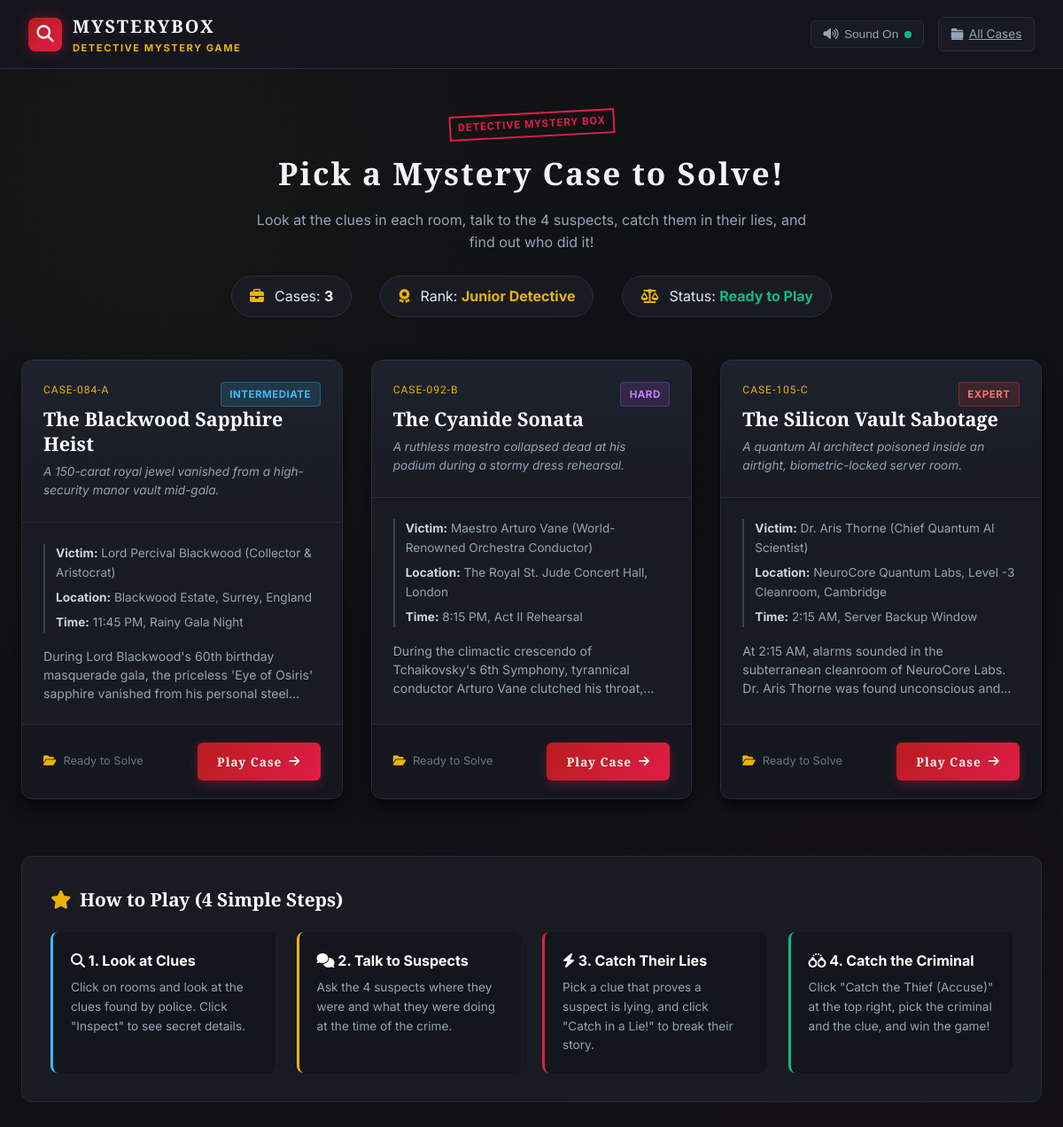
Before: / with the older database file.
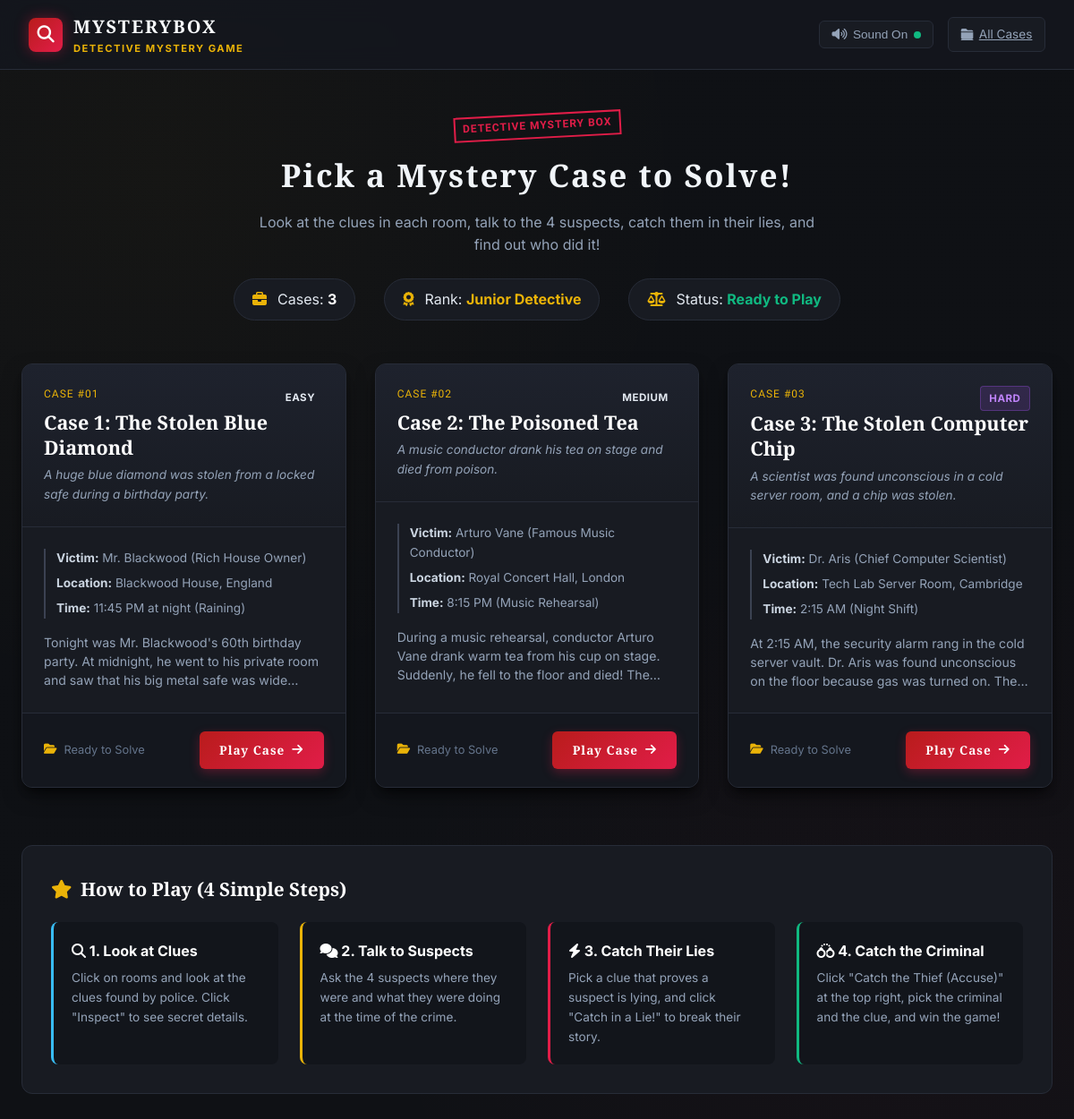
After: the same page with the newer database file.
### tables this page shows
CREATE TABLE cases (
        id TEXT PRIMARY KEY,
        title TEXT NOT NULL,
        tagline TEXT NOT NULL,
        difficulty TEXT NOT NULL,
        case_number TEXT NOT NULL,
        location TEXT NOT NULL,
        incident_time TEXT NOT NULL,
        victim TEXT NOT NULL,
        victim_role TEXT NOT NULL,
        briefing TEXT NOT NULL,
        incident_summary TEXT NOT NULL,
        icon TEXT NOT NULL,
        badge_color TEXT NOT NULL
    );

### app.py (the view)
@app.route("/")
def index():
    conn = get_db_connection()
    cases = conn.execute("SELECT * FROM cases").fetchall()
    conn.close()
    return render_template("index.html", cases=cases)

### database.py (called while the page is built)
def get_db_connection():
    conn = sqlite3.connect(DB_PATH)
    conn.row_factory = sqlite3.Row
    return conn

### templates/index.html (shortened to what the changed rows need)
{% extends "base.html" %}
{% block content %}
<div class="hero-hub">
    <h2>Pick a Mystery Case to Solve!</h2>
</div>
<div class="cases-container">
    {% for case in cases %}
    <div class="case-card">
        <div class="case-card-header">
            <div style="display:flex; justify-content:space-between; align-items:center;">
                <span class="case-num-pill">{{ case['case_number'] }}</span>
                <span class="badge-tag {{ case['difficulty']|lower }}">{{ case['difficulty'] }}</span>
            </div>
            <h3 class="case-card-title">{{ case['title'] }}</h3>
            <div class="case-card-tagline">{{ case['tagline'] }}</div>
        </div>
        <div class="case-card-body">
            <div class="case-metadata-row">
                <div><strong>Victim:</strong> {{ case['victim'] }} ({{ case['victim_role'] }})</div>
                <div><strong>Location:</strong> {{ case['location'] }}</div>
                <div><strong>Time:</strong> {{ case['incident_time'] }}</div>
            </div>
            <div class="case-card-briefing">
                {{ case['briefing'] }}
            </div>
        </div>
        <div class="case-card-footer">
            <div style="display:flex; align-items:center; gap:0.5rem; font-size:0.8rem; color:var(--text-dim);">
                <i class="fa-solid fa-folder-open" style="color:var(--accent-gold);"></i>
                <span>Ready to Solve</span>
            </div>
            <a href="{{ url_for('case_view', case_id=case['id']) }}" class="btn-open-dossier">
                <span>Play Case</span>
                <i class="fa-solid fa-arrow-right"></i>
            </a>
        </div>
    </div>
    {% endfor %}
</div>
{% endblock %}

Changed rows visible on the page:
changed cases: case_number "CASE-084-A" → "CASE #01"; difficulty "INTERMEDIATE" → "EASY"; title "The Blackwood Sapphire Heist" → "Case 1: The Stolen Blue Diamond"; tagline "A 150-carat royal jewel vanished from a high-security manor vault mid-gala." → "A huge blue diamond was stolen from a locked safe during a birthday party."; victim "Lord Percival Blackwood" → "Mr. Blackwood"; victim_role "Collector & Aristocrat" → "Rich House Owner"; location "Blackwood Estate, Surrey, England" → "Blackwood House, England"; incident_time "11:45 PM, Rainy Gala Night" → "11:45 PM at night (Raining)"; briefing "During Lord Blackwood's 60th birthday masquerade gala, the priceless 'Eye of Osiris' sapphire vanished from his personal…" → "Tonight was Mr. Blackwood's 60th birthday party. At midnight, he went to his private room and saw that his big metal safe was…"
changed cases: case_number "CASE-092-B" → "CASE #02"; difficulty "HARD" → "MEDIUM"; title "The Cyanide Sonata" → "Case 2: The Poisoned Tea"; tagline "A ruthless maestro collapsed dead at his podium during a stormy dress rehearsal." → "A music conductor drank his tea on stage and died from poison."; victim "Maestro Arturo Vane" → "Arturo Vane"; victim_role "World-Renowned Orchestra Conductor" → "Famous Music Conductor"; location "The Royal St. Jude Concert Hall, London" → "Royal Concert Hall, London"; incident_time "8:15 PM, Act II Rehearsal" → "8:15 PM (Music Rehearsal)"; briefing "During the climactic crescendo of Tchaikovsky's 6th Symphony, tyrannical conductor Arturo Vane clutched his…" → "During a music rehearsal, conductor Arturo Vane drank warm tea from his cup on stage. Suddenly, he fell to the floor and died!…"
changed cases: case_number "CASE-105-C" → "CASE #03"; difficulty "EXPERT" → "HARD"; title "The Silicon Vault Sabotage" → "Case 3: The Stolen Computer Chip"; tagline "A quantum AI architect poisoned inside an airtight, biometric-locked server room." → "A scientist was found unconscious in a cold server room, and a chip was stolen."; victim "Dr. Aris Thorne" → "Dr. Aris"; victim_role "Chief Quantum AI Scientist" → "Chief Computer Scientist"; location "NeuroCore Quantum Labs, Level -3 Cleanroom, Cambridge" → "Tech Lab Server Room, Cambridge"; incident_time "2:15 AM, Server Backup Window" → "2:15 AM (Night Shift)"; briefing "At 2:15 AM, alarms sounded in the subterranean cleanroom of NeuroCore Labs. Dr. Aris Thorne was found unconscious…" → "At 2:15 AM, the security alarm rang in the cold server vault. Dr. Aris was found unconscious on the floor because gas was turned on.…"
